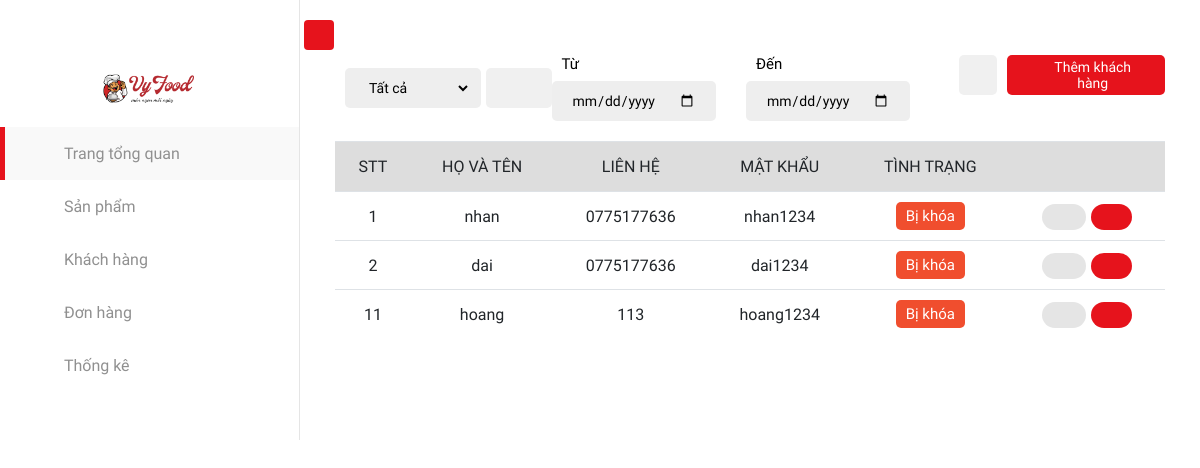
Screenshot of /admincustomer.php with the database file from the repository.
### tables this page shows
CREATE TABLE `khachhang` (
  `makh` int(11) NOT NULL,
  `tenkh` varchar(100) NOT NULL,
  `matkhau` varchar(20) NOT NULL,
  `diachi` varchar(100) NOT NULL,
  `sodienthoai` varchar(20) NOT NULL,
  `Email` varchar(255) DEFAULT NULL,
  `trangthai` enum('Locked','Unlocked') NOT NULL
);

### admincustomer.php (the view, shortened to what this page needs)
<!DOCTYPE html>
<html lang="en">
  <head>
    <link
      rel="stylesheet"
      href="https://cdn.jsdelivr.net/npm/bootstrap@4.6.2/dist/css/bootstrap.min.css"
    />
    <link
      rel="stylesheet"
      href="assets/font-awesome-pro-v6-6.2.0/css/all.min.css"
    />
    <link rel="stylesheet" href="admin/css/style.css" />
    <link rel="stylesheet" href="assets/css/base.css" />
    <link rel="stylesheet" href="assets/css/admin.css" />
  </head>
  <body>
    <?php
    include_once "includes/headeradmin.php";
    include "./connect.php";
    ?>
      <div class="admin-customer">
        <div class="admin-control">
          <div class="admin-control-left">
            <select name="tinh-trang-user" id="tinh-trang-user">
              <option value="0">Tất cả</option>
            </select>
          </div>
          <div class="admin-control-center">
            <form action="">
              <span class="search-btn"
                ><i class="fa-light fa-magnifying-glass"></i
              ></span>
              <input
                id="form-search-product"
                type="text"
                class="form-search-input"
                placeholder="Tìm kiếm khách hàng..."
              />
            </form>
          </div>
          <div class="admin-control-right">
            <form action="" class="fillter-date">
              <div>
                <label for="time-start">Từ</label>
                <input
                  type="date"
                  class="form-control-date"
                  id="time-start-user"
                  onchange="showUser()"
                />
              </div>
              <div>
                <label for="time-end">Đến</label>
                <input
                  type="date"
                  class="form-control-date"
                  id="time-end-user"
                  onchange="showUser()"
                />
              </div>
            </form>
            <a href="admincustomer.php" class="reset-order"
              ><i class="fa-light fa-arrow-rotate-right"></i
            ></a>
            <button
              class="inner-nut"
              data-toggle="modal"
              data-target="#exampleModal"
            >
              <i class="fa-light fa-plus"></i> <span>Thêm khách hàng</span>
            </button>
          </div>
        </div>
        <div class="table">
          <table width="100%">
            <thead>
              <tr>
                <td>STT</td>
                <td>Họ và tên</td>
                <td>Liên hệ</td>
                <td>Mật khẩu</td>
                <td>Tình trạng</td>
                <td></td>
              </tr>
            </thead>
            <tbody>
              <?php
                $sql="SELECT * from khachhang";
                $result=mysqLi_query($conn,$sql);
              while($row=mysqli_fetch_array($result)){
              ?>
                <td><?php echo $row['makh']?></td>
                <td><?php echo $row['tenkh']?></td>
                <td><?php echo $row['sodienthoai']?></td>
                <td><?php echo $row['matkhau']?></td>
                <td><span class="status-no-complete">Bị khóa</span></td>
                <td class="control control-table">
                  <a
                    href="admincustomer.php?this_id=<?php echo $row['makh']?>"
                    class="btn-edit"
                    name="btn-edit"
                    data-toggle="modal"
                    data-target="#exampleModal-2"
                  >
                    <i class="fa-light fa-pen-to-square"></i>
                    </a>
                  <a
                    href="admincustomerunclock.html"
                    class="btn-delete"
                    id="delete-account"
                    onclick="khoaKhachHang()"
                  >
                    <i class="fa-regular fa-lock"></i>
                  </a>
                </td>
              <?php } ?>
            </tbody>
          </table>
        </div>
      </div>
    </div>
  </body>
</html>

### assets/css/base.css (style rules this page uses)
:root { --color-text: #000000; --color-bg1: #0D5432; --color-bg2: #E6131C; --font: "Roboto Condensed", sans-serif; }
a { text-decoration: none; }
body { color: var(--color-text); font-family: var(--font); overflow-x: hidden; }

### assets/css/admin.css (style rules this page uses)
.admin-control { display: flex; justify-content: space-between; margin-bottom: 20px; margin-top: 20px; align-items: center; font-size: 14px; }
select { background-color: #eee; padding: 10px 20px; border-radius: 5px; outline: none; border: none; margin-left: 10px; border-right: 10px solid #eee; height: 40px; cursor: pointer; margin-right: 5px; }
.admin-control-center { flex: 1; }
form { display: flex; justify-content: center; }
.search-btn { border: none; outline: none; font-size: 20px; height: 40px; padding: 0 15px; color: var(--color-text); border-top-left-radius: 5px; border-bottom-left-radius: 5px; cursor: pointer; display: flex; align-items: center; background-color: #f0f0f0; }
.form-search-input { height: 40px; outline: none; border: none; background-color: #f0f0f0; padding: 10px 20px; padding-left: 0; border-top-right-radius: 5px; border-bottom-right-radius: 5px; width: 75%; }
.admin-control-right { display: flex; }
button { outline: none; border: none; cursor: pointer; }
.inner-nut { background-color: var(--color-bg2); height: 40px; color: #fff; border-radius: 5px; padding: 0 20px; width: auto; display: flex; align-items: center; justify-content: center; margin-left: 10px; }
.inner-nut i { margin-right: 6px; }
.btn-detail, .btn-edit, .btn-delete { background-color: #eee; padding: 5px 15px; border-radius: 15px; font-size: 14px; color: var(--color-text); text-transform: uppercase; outline: none; border: none; cursor: pointer; }
.btn-detail, .btn-edit { outline: none; background-color: #e5e5e5; margin-right: 5px; }
.btn-delete { background-color: var(--color-bg2); color: white; }
.admin-customer { padding: 35px; width: 100%; }
.fillter-date { display: flex; }
.fillter-date label { margin-right: 10px; margin-left: 10px; font-size: 15px; }
#tinh-trang, .form-control-date { background-color: #eee; border: none; outline: none; padding: 10px 20px; border-radius: 5px; height: 40px; }
.reset-order { width: 40px; height: 40px; margin-left: 10px; display: flex; align-items: center; justify-content: center; background: #f0f0f0; color: var(--color-text); border-radius: 5px; }
.table thead td { font-size: 16px; text-transform: uppercase; font-weight: 500; background: var(--color-text); padding: 15px; text-align: center; white-space: nowrap; background-color: #ddd; }
.table td { padding: 10px 15px; border-top: 1px solid #dee2e6; vertical-align: middle; }
tbody tr td { text-align: center; }
.status-no-complete { background-color: #f04e2e; color: #fff; padding: 5px 10px; border-radius: 5px; font-size: 15px; display: inline-block; }

### rows the page displays
khachhang: makh "1", tenkh "nhan", sodienthoai "0775177636", matkhau "nhan1234"
khachhang: makh "2", tenkh "dai", sodienthoai "0775177636", matkhau "dai1234"
khachhang: makh "11", tenkh "hoang", sodienthoai "113", matkhau "hoang1234"
